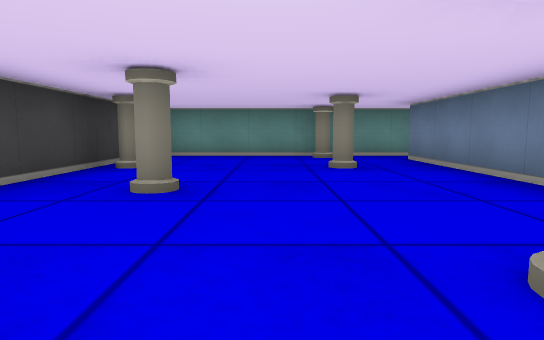
View 1 (above)

16 first-person views from a walk through a cub3D maze. The camera is about half as high as the walls, tilts 6° down and sees 75° across. The floor is counted in squares. Each view is taken from the middle of a square. On the plan, view 1 faces up. The plan holds only what a view shows up to about 9 squares ahead; the rest is blank.

View 2
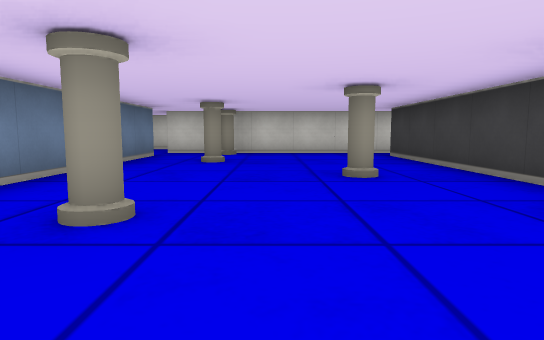

View 3
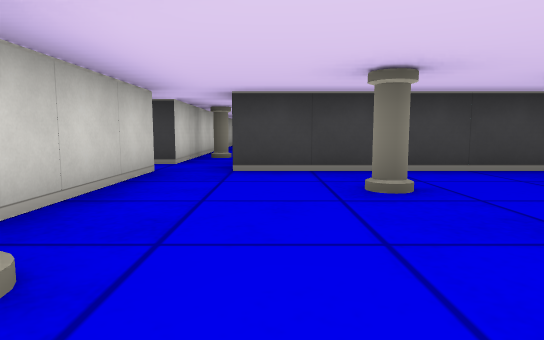

View 4
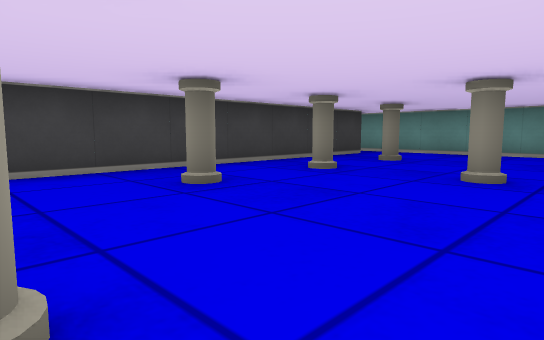

View 5
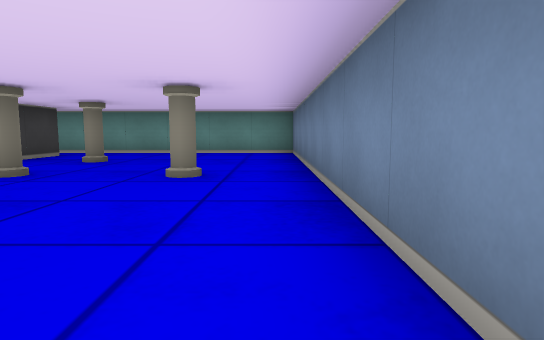

View 6
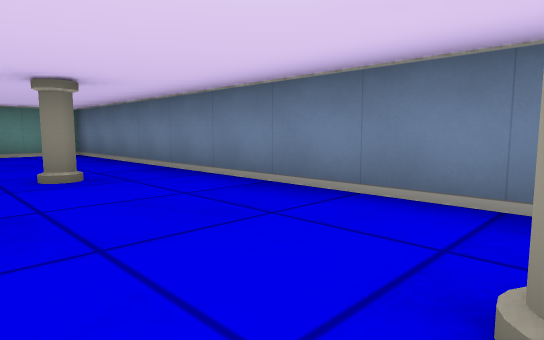

View 7
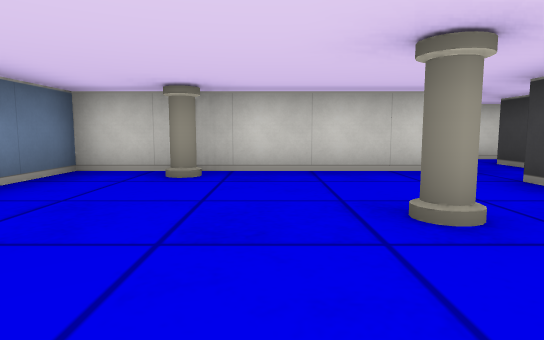

View 8
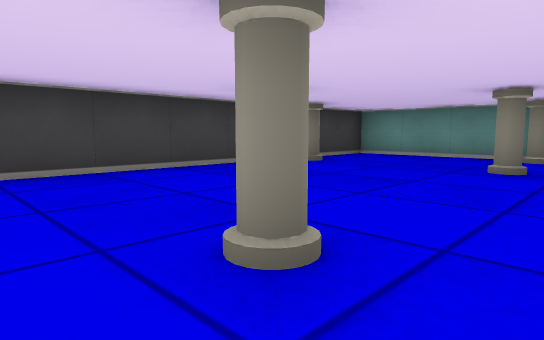

View 9
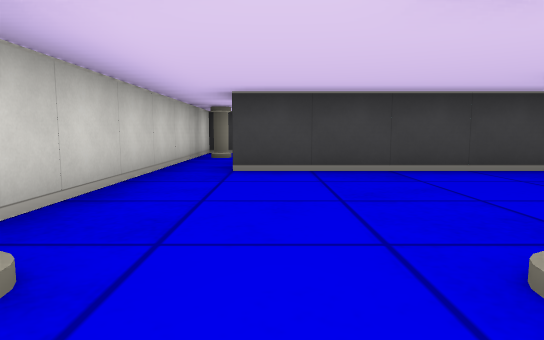

View 10
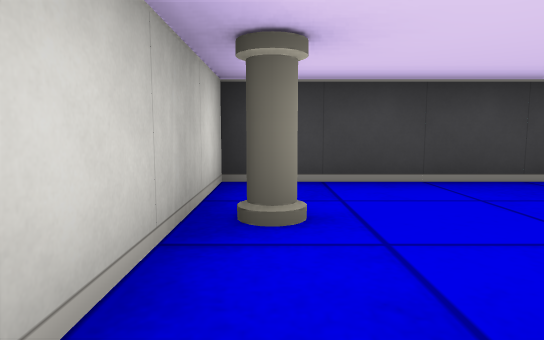

View 11
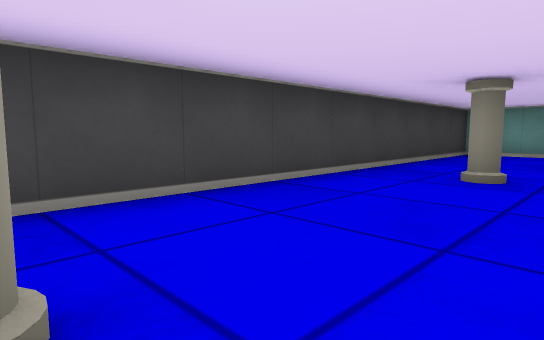

View 12
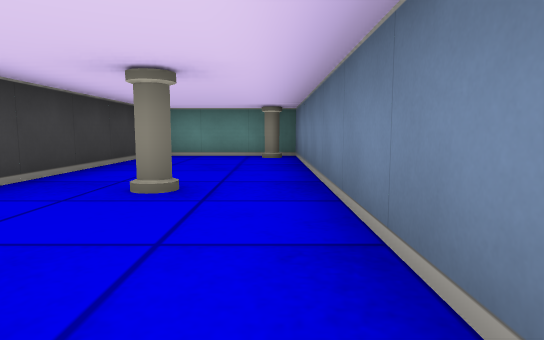

View 13
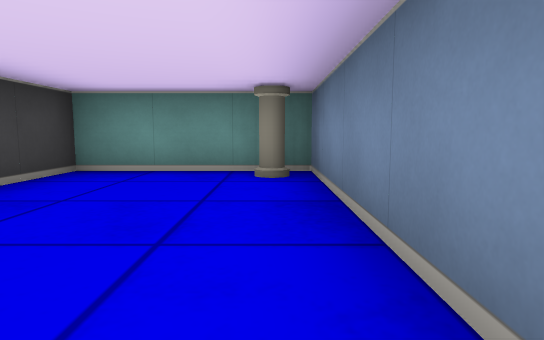

View 14
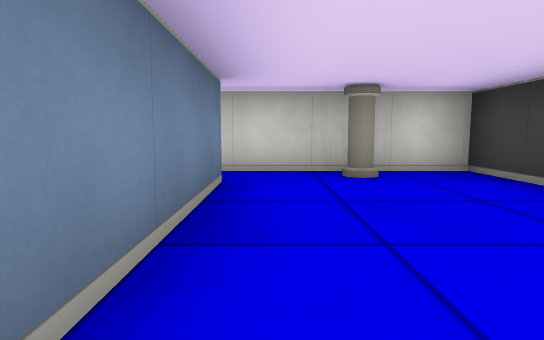

View 15
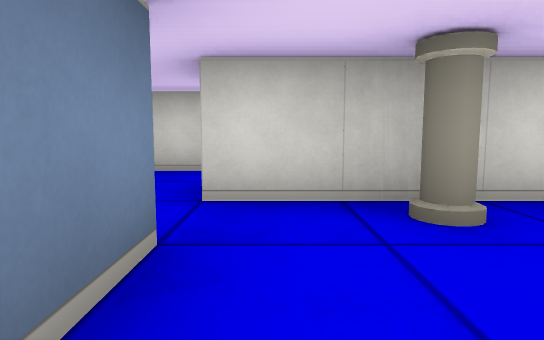

View 16
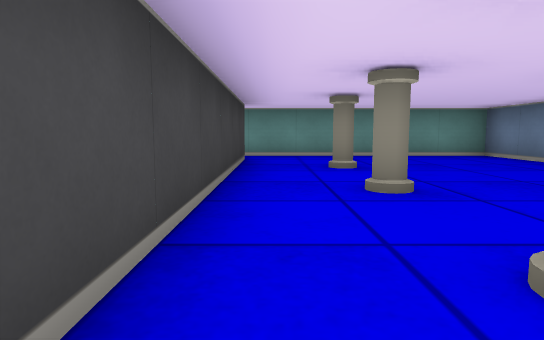

### Floor plan
Ten units are one square. View 1 is at (0, 0); x grows to the right and y downward. Boxes are objects, and circles mark ways between rooms. Rooms are numbered by the first view taken in them; rooms with no view inside come last. Other rooms are left out.
<svg viewBox="-70 -80 160 105">
<path fill="none" stroke="#000" d="M25 -26 25 -65M25 5 25 -11M-25 15 25 15M25 -75 -25 -75 -25 5M35 -66 35 5M35 15 85 15 85 -75 25 -75M-35 5 -35 -75 -65 -75 -65 15 -25 15"/>
<rect x="-25" y="-55" width="10" height="10" fill="#bbb"><title>pillar</title></rect>
<rect x="-15" y="-35" width="10" height="10" fill="#bbb"><title>pillar</title></rect>
<rect x="5" y="5" width="10" height="10" fill="#bbb"><title>pillar</title></rect>
<rect x="5" y="-15" width="10" height="10" fill="#bbb"><title>pillar</title></rect>
<rect x="5" y="-55" width="10" height="10" fill="#bbb"><title>pillar</title></rect>
<rect x="5" y="-75" width="10" height="10" fill="#bbb"><title>pillar</title></rect>
<rect x="45" y="-15" width="10" height="10" fill="#bbb"><title>pillar</title></rect>
<rect x="45" y="-35" width="10" height="10" fill="#bbb"><title>pillar</title></rect>
<rect x="45" y="-55" width="10" height="10" fill="#bbb"><title>pillar</title></rect>
<rect x="65" y="5" width="10" height="10" fill="#bbb"><title>pillar</title></rect>
<rect x="65" y="-35" width="10" height="10" fill="#bbb"><title>pillar</title></rect>
<rect x="-55" y="5" width="10" height="10" fill="#bbb"><title>pillar</title></rect>
<rect x="-55" y="-35" width="10" height="10" fill="#bbb"><title>pillar</title></rect>
<rect x="-45" y="-75" width="10" height="10" fill="#bbb"><title>pillar</title></rect>
<circle cx="30" cy="-70" r="3" fill="#2a7"/>
<circle cx="30" cy="10" r="3" fill="#2a7"/>
<circle cx="-30" cy="10" r="3" fill="#2a7"/>
<text x="0" y="-30">1</text>
<text x="60" y="-30">2</text>
<text x="-50" y="-30">3</text>
</svg>
Room 1 opens to room 2. Room 1 opens to room 3.

Where each view was taken, in squares from view 1:
view 1: 0 up, 0 right, facing up
view 2: 7 up, 0 right, facing down
view 3: 0 up, 8 right, facing left
view 4: 1 down, 8 right, facing up-left
view 5: 1 down, 8 right, facing up
view 6: 1 down, 6 right, facing up-right
view 7: 3 up, 6 right, facing down
view 8: 0 up, 2 right, facing up-left
view 9: 0 up, 2 right, facing left
view 10: 1 down, 3 left, facing left
view 11: 1 down, 4 left, facing up-left
view 12: 0 up, 4 left, facing up
view 13: 3 up, 4 left, facing up
view 14: 3 up, 4 left, facing down
view 15: 1 up, 2 right, facing down
view 16: 0 up, 4 right, facing up
